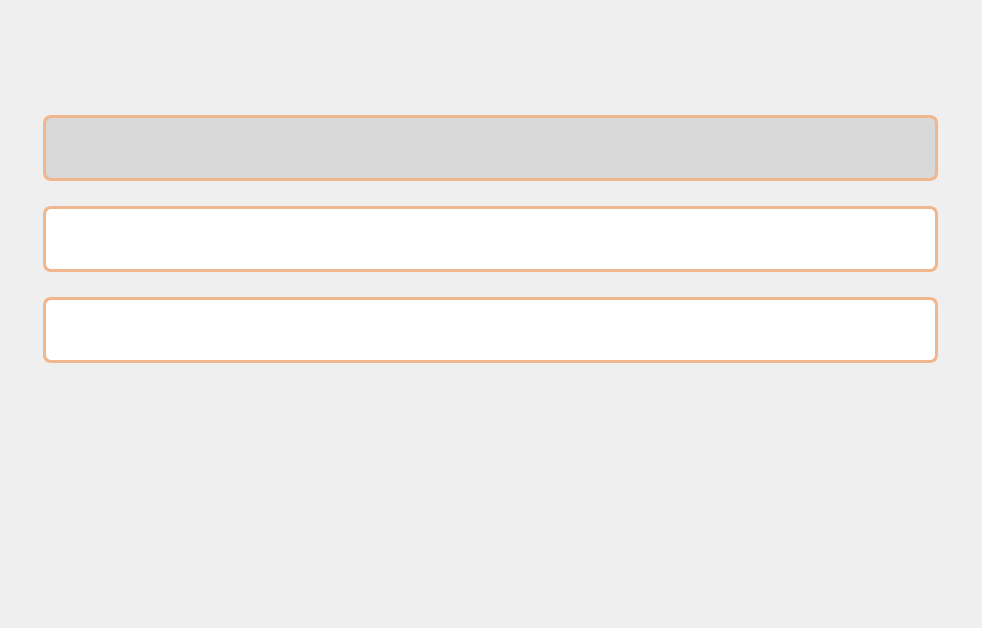
<?xml version="1.0" encoding="UTF-8"?>
<ui version="4.0">
 <class>TrainChangeWindow</class>
 <widget class="QWidget" name="TrainChangeWindow">
  <property name="geometry">
   <rect>
    <x>0</x>
    <y>0</y>
    <width>982</width>
    <height>628</height>
   </rect>
  </property>
  <property name="windowTitle">
   <string>Form</string>
  </property>
  <widget class="QLabel" name="label">
   <property name="geometry">
    <rect>
     <x>0</x>
     <y>0</y>
     <width>982</width>
     <height>628</height>
    </rect>
   </property>
   <property name="text">
    <string/>
   </property>
   <property name="pixmap">
    <pixmap resource="resources.qrc">:/changeWindow.png</pixmap>
   </property>
  </widget>
  <widget class="QPushButton" name="pushButton_10">
   <property name="geometry">
    <rect>
     <x>371</x>
     <y>476</y>
     <width>240</width>
     <height>82</height>
    </rect>
   </property>
   <property name="styleSheet">
    <string notr="true">border-radius: 20px; </string>
   </property>
   <property name="text">
    <string/>
   </property>
   <property name="icon">
    <iconset resource="resources.qrc">
     <normaloff>:/changeAdminButton.png</normaloff>:/changeAdminButton.png</iconset>
   </property>
   <property name="iconSize">
    <size>
     <width>240</width>
     <height>82</height>
    </size>
   </property>
  </widget>
  <widget class="QPushButton" name="pushButton_2">
   <property name="geometry">
    <rect>
     <x>958</x>
     <y>14</y>
     <width>17</width>
     <height>17</height>
    </rect>
   </property>
   <property name="styleSheet">
    <string notr="true">border-radius: 20px; </string>
   </property>
   <property name="text">
    <string/>
   </property>
   <property name="icon">
    <iconset resource="resources.qrc">
     <normaloff>:/closeIcon.png</normaloff>:/closeIcon.png</iconset>
   </property>
   <property name="iconSize">
    <size>
     <width>17</width>
     <height>17</height>
    </size>
   </property>
  </widget>
  <widget class="QPushButton" name="pushButton_3">
   <property name="geometry">
    <rect>
     <x>934</x>
     <y>14</y>
     <width>17</width>
     <height>17</height>
    </rect>
   </property>
   <property name="styleSheet">
    <string notr="true">border-radius: 20px; </string>
   </property>
   <property name="text">
    <string/>
   </property>
   <property name="icon">
    <iconset resource="resources.qrc">
     <normaloff>:/swapIcon.png</normaloff>:/swapIcon.png</iconset>
   </property>
   <property name="iconSize">
    <size>
     <width>17</width>
     <height>17</height>
    </size>
   </property>
  </widget>
  <widget class="QLineEdit" name="lineEdit">
   <property name="geometry">
    <rect>
     <x>43</x>
     <y>115</y>
     <width>895</width>
     <height>66</height>
    </rect>
   </property>
   <property name="styleSheet">
    <string notr="true">QLineEdit {
    border: 3px solid #F0B78E;
    border-radius: 8px;
    gridline-color: #6D55FF;
    background-color: #D8D8D8;	
	color: black;
	font-size: 16pt;
	padding-left: 10px;
	font-family: Karla;
}</string>
   </property>
  </widget>
  <widget class="QLineEdit" name="lineEdit_2">
   <property name="geometry">
    <rect>
     <x>43</x>
     <y>206</y>
     <width>895</width>
     <height>66</height>
    </rect>
   </property>
   <property name="styleSheet">
    <string notr="true">QLineEdit {
    border: 3px solid #F0B78E;
    border-radius: 8px;
    gridline-color: #6D55FF;
    background-color: white;	
	color: black;
	font-size: 16pt;
	padding-left: 10px;
	font-family: Karla;
}</string>
   </property>
  </widget>
  <widget class="QLineEdit" name="lineEdit_3">
   <property name="geometry">
    <rect>
     <x>43</x>
     <y>297</y>
     <width>895</width>
     <height>66</height>
    </rect>
   </property>
   <property name="styleSheet">
    <string notr="true">QLineEdit {
    border: 3px solid #F0B78E;
    border-radius: 8px;
    gridline-color: #6D55FF;
    background-color: white;	
	color: black;
	font-size: 16pt;
	padding-left: 10px;
	font-family: Karla;
}</string>
   </property>
  </widget>
 </widget>
 <resources>
  <include location="resources.qrc"/>
 </resources>
 <connections/>
</ui>
